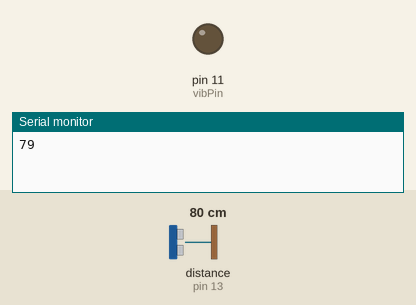
Bench run of a sketch on a simulated Arduino Uno, built with avr-gcc and run on an emulated ATmega328P. Shown: output pins drawn as LEDs (lit = HIGH), the last lines printed to the serial monitor. Wiring (inferred from the names in the program): ultrasonic range finder: trigger pin 10; echo pin 13. The test bench sets the inputs (shaded band); at power-on: distance to the obstacle (sensor on pin 13) 80 cm. The echo pulse lasts 58.3 µs per cm; pins used as bus, display or sensor lines are not drawn.

Above: at 0.1 s.
At 1.1 s:
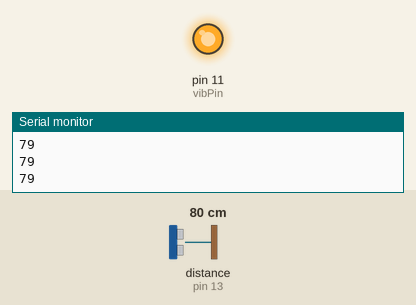
Timing chart, 0 to 2.6 s (numbered marks = the images above):
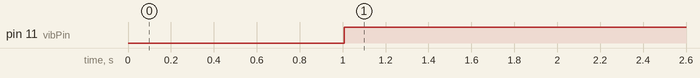

The sketch:

ledulta.ino
```cpp
#include <Wire.h>
#include "Seeed_ws2812.h"
#define echoPin 13 // Echo Pin
#define trigPin 10 // Trigger Pin
#define vibPin 11//vibrator

#define SIG_PIN 12   //LED strip signal pin
#define LED_NUM 5  //LED strip led number

WS2812 strip = WS2812(LED_NUM, SIG_PIN);

int maximumRange = 200; // Maximum range needed
int minimumRange = 0; // Minimum range needed
long duration, distance; // Duration used to calculate distance
void setup()
{
  strip.begin();
  Serial.begin(9600);
   pinMode(trigPin, OUTPUT);
 pinMode(echoPin, INPUT);
  pinMode( vibPin, OUTPUT);
}

int pos = 0;
int falseTick=0;

void loop() {
/* The following trigPin/echoPin cycle is used to determine the
 distance of the nearest object by bouncing soundwaves off of it. */
 digitalWrite(trigPin, LOW);
 delayMicroseconds(1);

 digitalWrite(trigPin, HIGH);
 delayMicroseconds(2);

 digitalWrite(trigPin, LOW);
 duration = pulseIn(echoPin, HIGH);

 //Calculate the distance (in cm) based on the speed of sound.
 distance = duration/58.2;


 if (distance >= maximumRange || distance <= minimumRange){
   falseTick=0;
   Serial.println("-1");
 }else{
   Serial.println(distance);
    falseTick++;
 }


if(falseTick>4){
  digitalWrite(trigPin, HIGH);
  digitalWrite(vibPin,HIGH);
    for(int i=0;i<5;i++){
    strip.WS2812SetRGB(i,255,0,0);
    strip.WS2812Send();
  }
  delay(200);

    for(int i=0;i<5;i++){
    strip.WS2812SetRGB(i,0,0,0);
    strip.WS2812Send();
  }
  delay(200);
}else{
  for(int i=0;i<5;i++){
    strip.WS2812SetRGB(i,255*(i==pos),0,0);
    strip.WS2812Send();
  }
  delay(100);

  strip.WS2812SetRGB(pos,0,0,0);
  strip.WS2812Send();
  delay(100);
}

  pos = (pos+1) % LED_NUM;

}
```

Seeed_ws2812.cpp
```cpp
// (licence header left out)
#include "Seeed_ws2812.h"
#include <arduino.h>
#include <Wire.h>

#define nop() __asm__ __volatile__ ("nop")
#define _DELAY_NOP(x) for(int i=0; i<x; i++){nop();}


WS2812::WS2812(uint32_t ledn, uint8_t pin) {
	ledNum = ledn;
	sigPin = pin;
	WS2812Buffer = (uint8_t *)malloc(ledNum * 3);

}
void WS2812::begin(void) {
	Wire.begin();
	pinMode(sigPin, OUTPUT);
	WS2812Clear();
	WS2812Send();

}
uint32_t WS2812::getLedNum(void) {
	return ledNum;
}
void WS2812::setLedNum(uint32_t lednum) {
	ledNum = lednum;
}
void WS2812::WS2812Clear(void) {
	int i;
	for(i = 0; i < ledNum*3; i++) WS2812Buffer[i] = 0;
	WS2812Send();
}
void WS2812::pureColor(uint8_t mode) {
	switch ( mode ) {
    case 0:
		for ( int i=0; i<ledNum; i++ ) {
			WS2812SetRGB(i, 0, 0, 255);
		}
		break;
    case 1:
		for ( int i=0; i<ledNum; i++ ) {
			WS2812SetRGB(i, 0, 255, 0);
		}
		break;
    case 2:
		for ( int i=0; i<ledNum; i++ ) {
			WS2812SetRGB(i, 255, 0, 0);
		}
		break;
    default: break;
  }

}
void WS2812::WS2812SetHSV(uint32_t led, uint32_t hue,
							uint32_t saturation, uint32_t value) {

	if(hue < 1536 && saturation < 256 && value < 256)
	{
		uint8_t red, green, blue;
		uint8_t min, max, inc, dec, hquot, hrem;

		if(saturation == 0)
		{
			WS2812SetRGB(led, value, value, value);
			return;
		}

		hquot = hue / 256;
		hrem = hue % 256;

		max = value;
		min = (value * (255 - saturation)) / 255;
		inc = (value * ((saturation * hrem) / 255)) / 255;
		dec = (value * ((saturation * (255-hrem)) / 255)) / 255;


		switch (hquot)
		{
		case 0:
			red = max;
			green = inc;
			blue = min;
			break;
		case 1:
			red = dec;
			green = max;
			blue = min;
			break;
		case 2:
			red = min;
			green = max;
			blue = inc;
			break;
		case 3:
			red = min;
			green = dec;
			blue = max;
			break;
		case 4:
			red = inc;
			green = min;
			blue = max;
			break;
		case 5:
			red = max;
			green = min;
			blue = dec;
			break;
		}
		WS2812SetRGB(led, red, green, blue);
	}
}

void WS2812::WS2812SetRGB(uint32_t led, uint8_t red,
							uint8_t green, uint8_t blue) {
	WS2812Buffer[led*3] = green;
	WS2812Buffer[1+led*3] = red;
	WS2812Buffer[2+led*3] = blue;
}

void WS2812::WS2812Send(void) {
	uint32_t c;
	static uint32_t endTime = 0;
	while(micros() - endTime < 50L);

	noInterrupts();

	for(c = 0; c < (ledNum * 3); c++)
	{
		uint8_t b;
		for( b = 8; b; b--)
		{
			if(WS2812Buffer[c] & (1<<b))
			{
				digitalWrite(sigPin, HIGH);
				_DELAY_NOP(130)
				digitalWrite(sigPin, LOW);
				_DELAY_NOP(36)
			}
			else
			{
				digitalWrite(sigPin, HIGH);
				_DELAY_NOP(2)
				digitalWrite(sigPin, LOW);
				_DELAY_NOP(150)
			}
		}
	}
	interrupts();
	endTime	= micros();
}

void WS2812::rainbowCycle(uint8_t wait) {
  uint16_t i, j;
  for(j=0; j<256; j++) {
    for(i=0; i< getLedNum(); i++) {
      colorWheel((i+j) & 0xff, i);
    }
    WS2812Send();
    delay(wait);
  }
}

uint32_t WS2812::colorWheel(byte WheelPos, uint8_t n) {
  if(WheelPos < 85) {
     WS2812SetRGB(n, 0, WheelPos * 3, 255 - WheelPos * 3);
  } else if(WheelPos < 170) {
     WheelPos -= 85;
	 WS2812SetRGB(n, WheelPos * 3, 255 - WheelPos * 3, 0);
  } else {
     WheelPos -= 170;
     WS2812SetRGB(n, 255 - WheelPos * 3, 0, WheelPos * 3);
  }
}

void WS2812::RGBCycle(uint16_t wait_ms) {
	for ( int i=0; i<ledNum; i++ ) {
			WS2812SetRGB(i, 0, 0, 255);
	}
	WS2812Send();
	delay(wait_ms);
	for ( int i=0; i<ledNum; i++ ) {
			WS2812SetRGB(i, 0, 255, 0);
	}
	WS2812Send();
	delay(wait_ms);
	for ( int i=0; i<ledNum; i++ ) {
			WS2812SetRGB(i, 255, 0, 0);
	}
	WS2812Send();
	delay(wait_ms);
}
```

Seeed_ws2812.h
```cpp
// (licence header left out)
#ifndef SEEED_WS2812_h
#define SEEED_WS2812_h

#include <arduino.h>
#include <stdlib.h>

class WS2812 {

	public:
		WS2812(uint32_t ledn, uint8_t sigPin);
		void begin(void);
		uint32_t getLedNum(void);
		void setLedNum(uint32_t);
		void WS2812Clear(void);
		void pureColor(uint8_t);
		void WS2812SetRGB(uint32_t led, uint8_t red,
							uint8_t green, uint8_t blue);
		void WS2812Send(void);
		void WS2812SetHSV(uint32_t led, uint32_t hue,
							uint32_t saturation, uint32_t value);
        void rainbowCycle(uint8_t wait);
		uint32_t colorWheel(byte WheelPos, uint8_t n);
		void RGBCycle(uint16_t);

		uint8_t sigPin;
		uint32_t ledNum;
		uint8_t *WS2812Buffer;

};

#endif
```

Measured:
- by itself, pin 11 (vibPin): LOW → HIGH at 1.0 s
